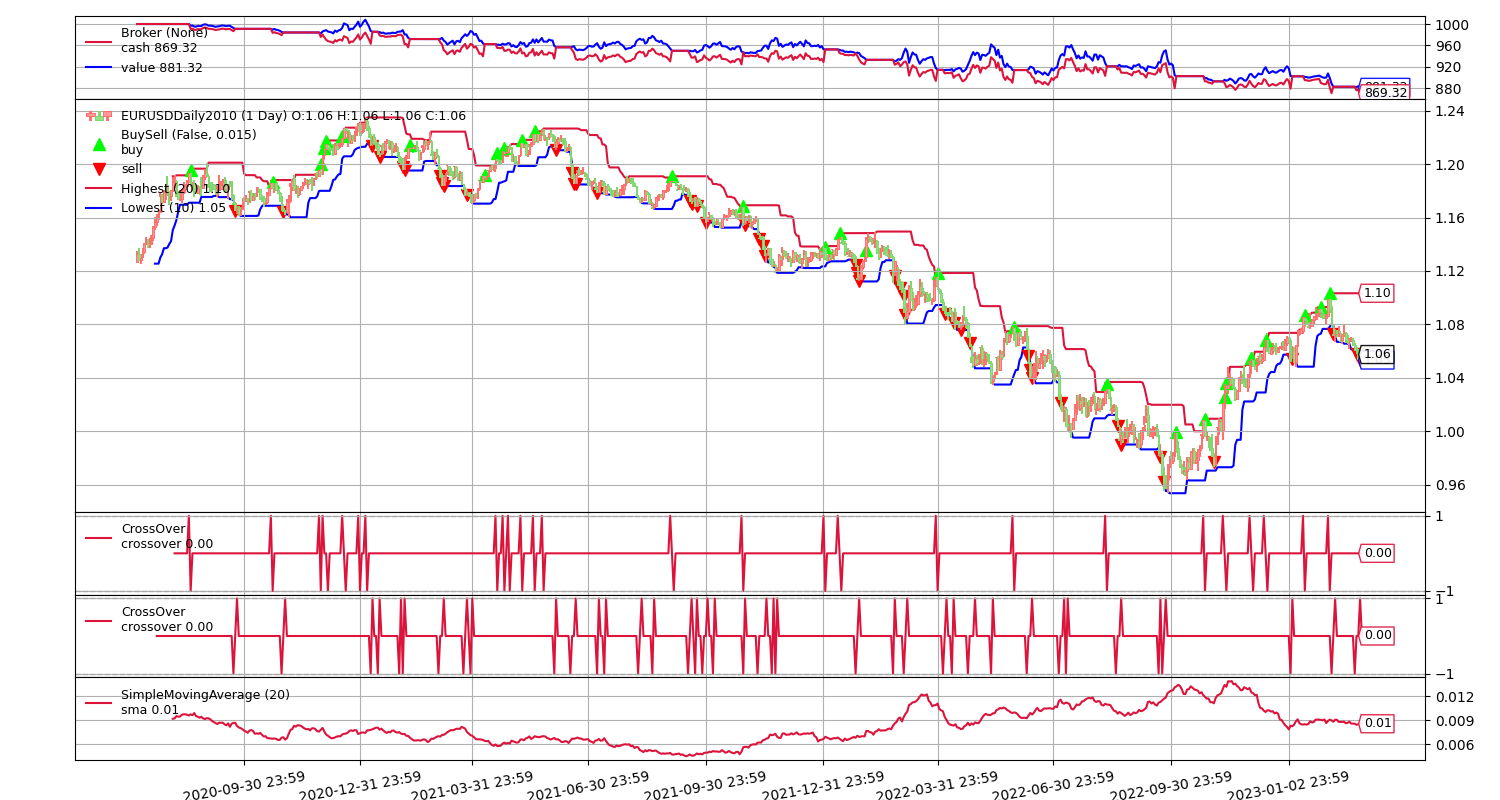

Write Python code to recreate this figure.
import backtrader as bt
from datetime import datetime
import pandas as pd
import matplotlib.pyplot as plt
plt.rcParams["figure.figsize"] = (15,8)

cerebro = bt.Cerebro(stdstats=False)
cerebro.addobserver(bt.observers.BuySell)
cerebro.addobserver(bt.observers.Broker)

data = bt.feeds.GenericCSVData(
    dataname='dataMT5/EURUSDDaily2010.csv',
    nullvalue=0.0,
    timeframe=bt.TimeFrame.Days, 
    compression=1,
    fromdate=datetime(2020, 7, 8, 00, 00, 00),
    todate=datetime(2023, 3, 1, 00, 00, 00),
    dtformat=('%Y.%m.%d'),

    open=1,
    high=2,
    low=3,
    close=4,
    volume=5,
    openinterest=-1
)

cerebro.adddata(data)

class TurtleStrategy(bt.Strategy):
    params = dict(
        N1= 20, # Donchian Channels upper period
        N2=10, # Donchian Channels lower period
        stake = 300,
        )
    def log(self, txt, dt=None):
        dt = dt or self.datas[0].datetime.date(0)
        dtstr = dt.strftime('%Y-%m-%d')
        print('%s, %s' % (dtstr, txt))

    def __init__(self):
        self.close = self.datas[0].close
        self.high = self.datas[0].high
        self.low = self.datas[0].low
        self.DonchianH = bt.ind.Highest(self.high(-1), period=self.p.N1, subplot=False)
        self.DonchianL = bt.ind.Lowest(self.low(-1), period=self.p.N2, subplot=False)
        self.CrossoverH = bt.ind.CrossOver(self.close(0), self.DonchianH, subplot=True)
        self.CrossoverL = bt.ind.CrossOver(self.close(0), self.DonchianL, subplot=True)
        self.TR = bt.ind.Max((self.high(0)-self.low(0)),
                                    abs(self.high(0)-self.close(-1)),
                                    abs(self.low(0)-self.close(-1)))
        self.ATR = bt.ind.SimpleMovingAverage(self.TR, period=self.p.N1, subplot=True)

        self.order=None
        self.last_price = 0
        self.count = 0

    def next(self):
        self.log('C: %.4f, H: %.4f, L: %.4f, DH: %.4f, DL: %.4f, ATR: %.4f' % (\
            self.data0.close[0], self.data0.high[0], self.data0.low[0], self.DonchianH[0], \
                self.DonchianL[0], self.ATR[0]
        ))
        if self.position.size == 0:
            if self.CrossoverH > 0:
                self.order = self.buy(size=self.p.stake)
                self.last_price = self.data0.close[0]
                self.count = 0
                self.log('buy start')
            elif self.CrossoverL < 0:
                self.order = self.sell(size=self.p.stake)
                self.last_price = self.data0.close[0]
                self.count = 0
                self.log('sell start')
        elif self.position.size > 0: # buy position
            if self.CrossoverL < 0: # Take Profit
                self.sell(size=self.position.size)
                self.log('close buy position: Take Profit')
            elif self.data0.close[0] > self.last_price + 0.5*self.ATR[0] and self.count < 3:
                self.order = self.buy(size=self.p.stake)
                self.last_price = self.data0.close[0]
                self.count += 1
                self.log('buy more: %d' % self.count)
            elif self.data0.close[0] < self.last_price - 2*self.ATR[0]: # Stop Loss
                self.sell(size=self.position.size)
                self.log('close buy position: Stop Loss')
        else: # sell position
            if self.CrossoverH > 0: # Take Profit
                self.buy(size=abs(self.position.size))
                self.log('close sell position: Take Profit')
            elif self.data0.close[0] < self.last_price - 0.5*self.ATR[0] and self.count < 3:
                self.order = self.sell(size=self.p.stake)
                self.last_price = self.data0.close[0]
                self.count += 1
                self.log('sell more: %d' % self.count)
            elif self.data0.close[0] > self.last_price + 2*self.ATR[0]: # Stop Loss
                self.buy(size=abs(self.position.size))
                self.log('close sell position: Stop Loss')


cerebro.broker.setcash(1000.0)
cerebro.broker.setcommission(commission=0.0, margin=0.02)
cerebro.broker.set_slippage_perc(perc=0.005)

cerebro.addanalyzer(bt.analyzers.AnnualReturn, _name='_AnnualReturn')

cerebro.addstrategy(TurtleStrategy)

result = cerebro.run()
strat = result[0]
print("--------------- AnnualReturn -----------------")
print(strat.analyzers._AnnualReturn.get_analysis())

AnReturn = strat.analyzers._AnnualReturn.get_analysis()
df = pd.DataFrame(AnReturn.values(), index=AnReturn.keys()).reset_index()
df.columns=['Year', 'AnnualReturn']
df.to_csv('DemoTurtle.csv', index=False)

print(f'Final Portfolio Value: {cerebro.broker.getvalue():.2f}')

figure = cerebro.plot(style='candlestick', volume=False,
                      barup = '#ff9896', bardown='#98df8a',
                      tickrotation=10, )[0][0]

figure.savefig('DemoTurtle.png')